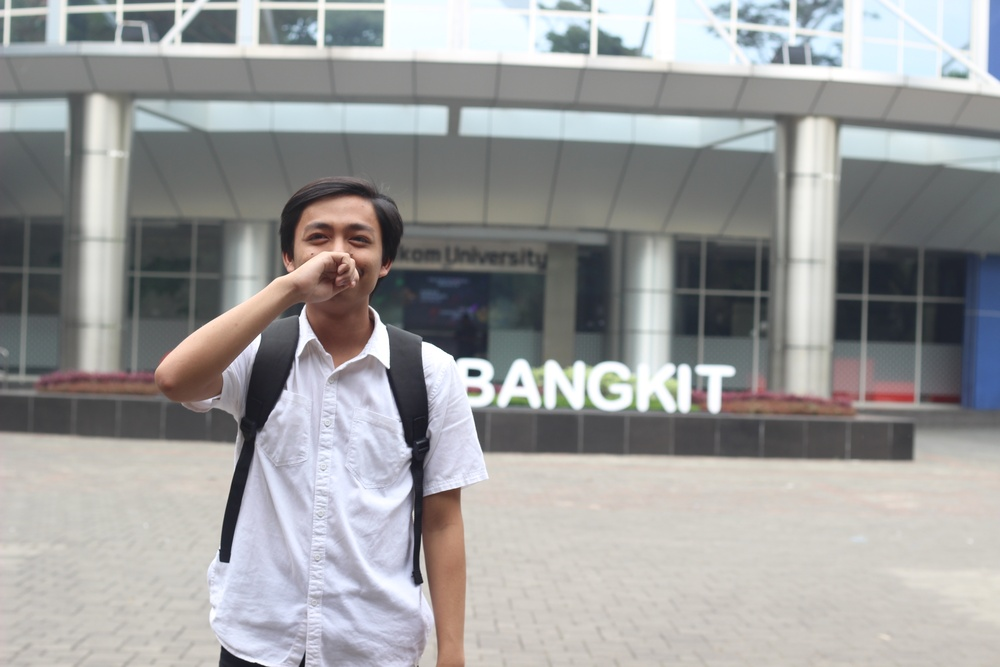
#> input picture Serial/My_Img.JPG, 1000 x 667 px, shrunk from 3456 x 2304 before the run
$ python serial_rgb2grayscale.py
#> lines starting #> are read from the running program, lines starting #| are printed output that depends on the picture
import numpy as np
import cv2
import time

start = time.time()
# Read color image
img = cv2.imread('My_Img.JPG')
#> img is the input picture: shape (667, 1000, 3); mean B, G, R 156.2, 156.3, 156.2

# Get the image's height, width, and channels
height, width, channel = img.shape
#> height = 667; width = 1000; channel = 3

# Create blank grayscale image
img_grayscale = np.zeros((height,width,1))

# CALCULATE
for i in np.arange(height):
    for j in np.arange(width):
        r = img.item(i,j,0)
        g = img.item(i,j,1)
        b = img.item(i,j,2)

        # RGB to Grayscale
        y = 0.299*r + 0.587*g + 0.144*b

        img_grayscale.itemset((i,j,0),int(y))
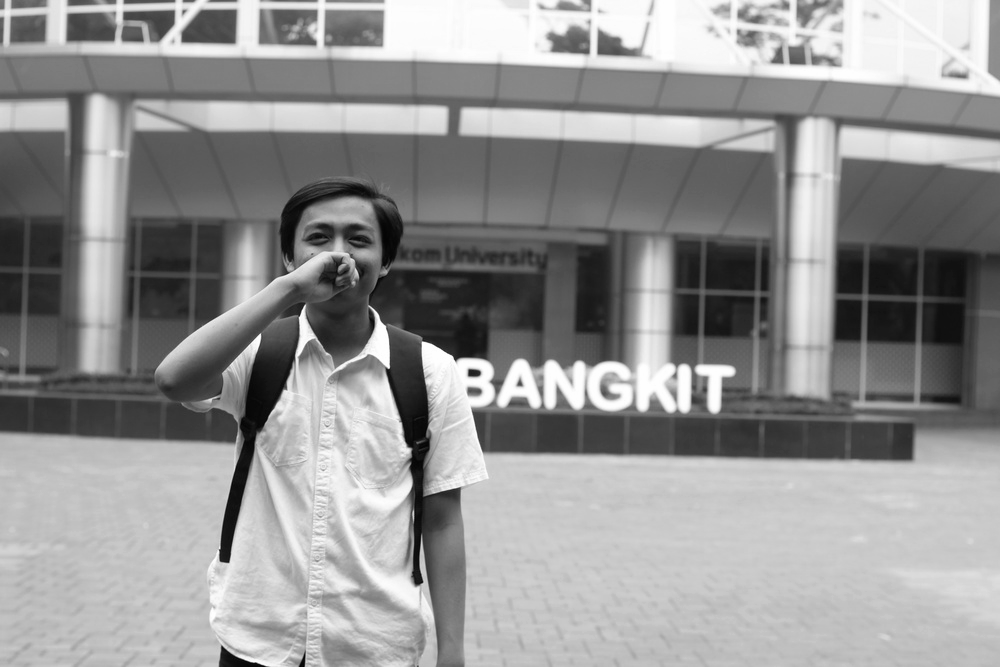
#> img_grayscale: shape (667, 1000, 1) float64; min 20, max 262, mean 160.4; drawn with min black and max white

# Write image
cv2.imwrite('image_grayscale.jpg',img_grayscale)
# View image
end = time.time()
print((end-start))
